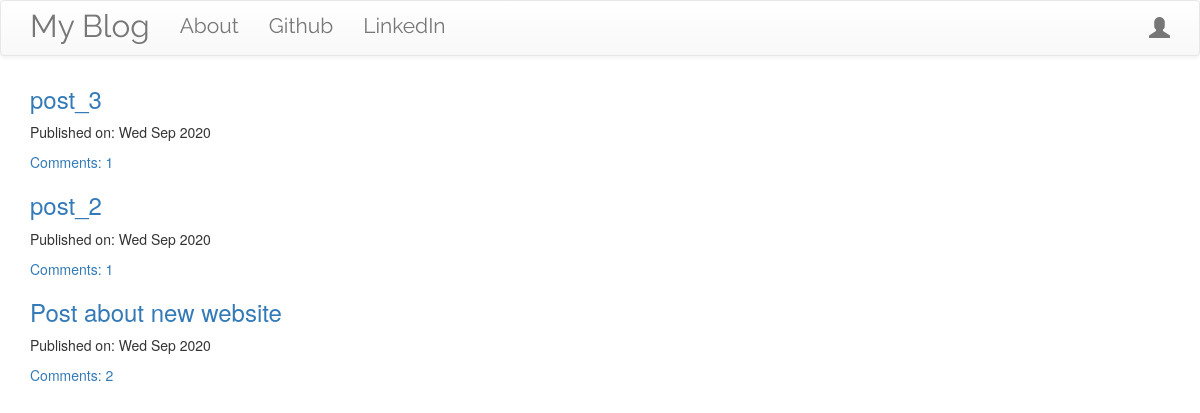
The page / on the database its author committed.
### blogapp/models.py (models this page shows, shortened)
class Post(models.Model):
    author = models.ForeignKey('auth.User', on_delete=models.CASCADE)
    title = models.CharField(max_length=200)
    written_text = models.TextField()
    created_date = models.DateTimeField(default=timezone.now)
    published_date = models.DateTimeField(blank=True,null=True)
    def approve_comments(self):
        return self.comments.filter(approved_comment=True)

### blogapp/views.py (the view)
# urls.py: url(r'^$', views.PostListView.as_view(), name='post_list'),
class PostListView(ListView):
    model = Post
    def get_queryset(self):
        return Post.objects.filter(published_date__lte=timezone.now()).order_by('-published_date')

### blogapp/templates/blogapp/post_list.html
{% extends 'blogapp/base.html' %}
{% block content %}
<div class="centerstage">
  {% for post in post_list %}
    <div>
      <h3><a href="{% url 'post_detail' pk=post.pk %}">{{ post.title|safe }}</a></h3>
      <div class="date">
        <p>Published on: {{ post.published_date|date:"D M Y"|safe }}</p>
      </div>
      <a href="{% url 'post_detail' pk=post.pk %}">Comments: {{ post.approve_comments.count|safe }}</a>
    </div>
  {% endfor %}
</div>
{% endblock %}

### blogapp/templates/blogapp/base.html (shortened to what this page needs)
<!DOCTYPE html>
{% load static %}
<html lang="en" dir="ltr">
  <head>
    <link rel="stylesheet" href="https://stackpath.bootstrapcdn.com/bootstrap/3.4.1/css/bootstrap.min.css">
    <link rel="stylesheet" href="https://stackpath.bootstrapcdn.com/bootstrap/3.4.1/css/bootstrap-theme.min.css">
    <link rel="stylesheet" href="//cdn.jsdelivr.net/npm/medium-editor@latest/dist/css/medium-editor.min.css" type="text/css" media="screen" charset="utf-8">
    <link rel="stylesheet" href="{% static 'css/blogapp.css' %}">
  </head>
  <body>
    <nav class="navbar navbar-default techfont custom-navbar">
      <div class="container">
        <ul class="nav navbar-nav">
          <li><a class="navbar-brand bigbrand" href="{% url 'post_list' %}">My Blog</a></li>
          <li><a href="{% url 'about' %}">About</a></li>
          <li><a href="https://www.github.com">Github</a></li>
          <li><a href="https://www.linkedin.com">LinkedIn</a></li>
        </ul>
        <ul class="nav navbar-nav navbar-right">
          {% if user.is_authenticated %}
            <li><a href="{% url 'post_new' %}">New Post</a></li>
            <li><a href="{% url 'post_draft_list' %}">Drafts</a></li>
            <li><a href="{% url 'logout' %}">Logout</a></li>
            <li><a>Welcome {{ user.username }}</a></li>
          {% else %}
            <li><a href="{% url 'login' %}"><span class="glyphicon glyphicon-user"></span></a></li>
          {% endif %}
        </ul>
      </div>
    </nav>
    <div class="content container">
      <div class="row">
        <div class="col-md-8">
          <div class="blog_posts">
            {% block content %}
            {% endblock %}
          </div>
        </div>
      </div>
    </div>
  </body>
</html>

### blogapp/static/css/blogapp.css (style rules this page uses)
.techfont { font-family: 'Raleway', sans-serif; font-size: 1.5em; margin-bottom: 10px; }
.bigbrand { font-size: 1.5em; }
.centerstage { margin-left: auto; margin-right: auto; }

### rows shown on the page
Post: title "post_3", published_date "Wed Sep 2020", approve_comments.count "1"
Post: title "post_2", published_date "Wed Sep 2020", approve_comments.count "1"
Post: title "Post about new website", published_date "Wed Sep 2020", approve_comments.count "2"
